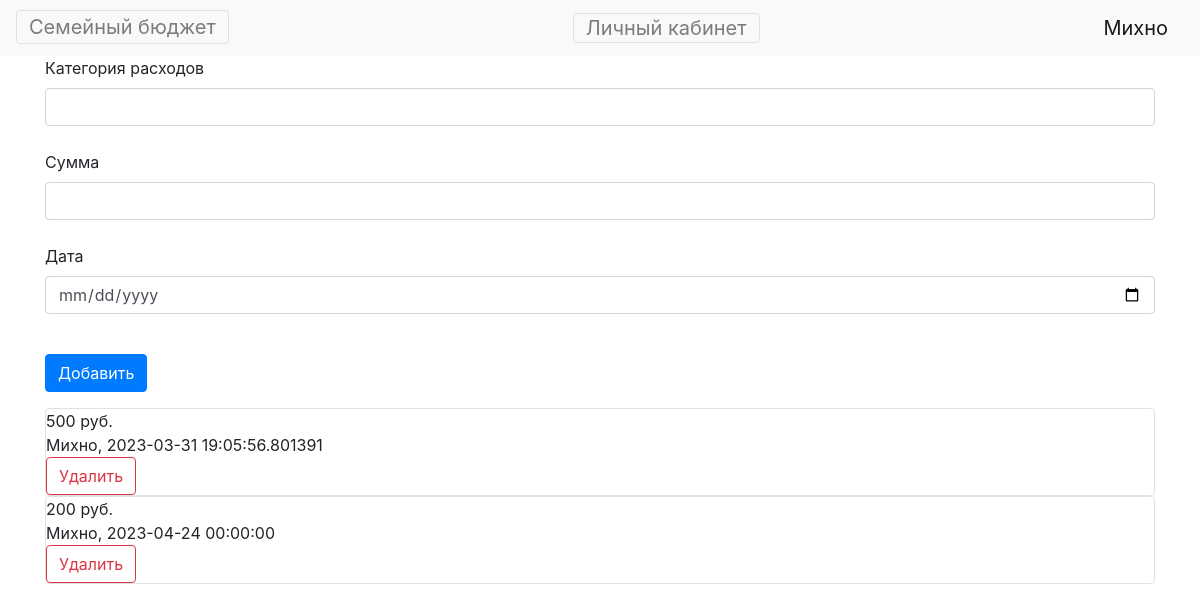
The app's page /lms (signed in) with its own data.
### data/users.py (models this page shows, shortened)
class User(SqlAlchemyBase, UserMixin):
    __tablename__ = 'users'
    id = sqlalchemy.Column(sqlalchemy.Integer,
                           primary_key=True, autoincrement=True)
    name = sqlalchemy.Column(sqlalchemy.String, nullable=True)
    email = sqlalchemy.Column(sqlalchemy.String,
                              index=True, unique=True, nullable=True)
    hashed_password = sqlalchemy.Column(sqlalchemy.String, nullable=True)
    created_date = sqlalchemy.Column(sqlalchemy.DateTime,
                                     default=datetime.datetime.now)
    expenses = orm.relationship("Expenses", back_populates='user')

### data/expenses.py (models this page shows, shortened)
class Expenses(SqlAlchemyBase):
    __tablename__ = 'expenses'
    id = sqlalchemy.Column(sqlalchemy.Integer,
                           primary_key=True, autoincrement=True)
    title = sqlalchemy.Column(sqlalchemy.String, nullable=True)
    money = sqlalchemy.Column(sqlalchemy.Integer, nullable=False)
    created_date = sqlalchemy.Column(sqlalchemy.DateTime,
                                     default=datetime.datetime.now)
    user_id = sqlalchemy.Column(sqlalchemy.Integer,
                                sqlalchemy.ForeignKey("users.id"))
    user = orm.relationship('User')

### main.py (the view, shortened to what this page needs)
@app.route("/lms", methods=['GET', 'POST'])
def lms():
    form = ExpenseForm()
    if current_user.is_authenticated:
        db_sess = db_session.create_session()
        expenses = db_sess.query(Expenses).filter(Expenses.user == current_user)
    return render_template("lms.html", expenses=expenses, form=form)

### forms/expensesform.py
class ExpenseForm(FlaskForm):
    title = StringField('Категория расходов', validators=[DataRequired()])
    money = IntegerField("Сумма")
    created_date = DateField("Дата", format="%Y-%m-%d")
    submit = SubmitField('Добавить')

### data/db_session.py (called while the page is built)
def create_session() -> Session:
    global __factory
    return __factory()

### main.py (called while the page is built)
@login_manager.user_loader
def load_user(user_id):
    db_sess = db_session.create_session()
    return db_sess.query(User).get(user_id)

### templates/lms.html (shortened to what this page needs)
{% extends "base.html" %}
{% block content %}
<form action="" method="post">
    <div>
        {{ form.title.label }}<br>
        {{ form.title(class="form-control") }}<br>
    </div>
    <div>
        {{ form.money.label }}<br>
        {{ form.money(class="form-control") }}<br>
    </div>
    <p>
        {{ form.created_date.label }}<br>
        {{ form.created_date(class="form-control") }}<br>
    <p>
{% if current_user.is_authenticated %}
    <p>{{ form.submit(type="submit", class="btn btn-primary") }}</p>
{% endif %}
</form>
        {% for item in expenses%}
        <div class="col-md6 border rounded">
        <div>
            {{item.money}} руб.
        </div>
        <div>
            {{item.user.name}}, {{item.created_date}}
        </div>
            <a href="/news_delete/{{ item.id }}" class="btn btn-outline-danger">
                Удалить
            </a>
        </div>
    {% endfor %}
{% endblock %}

### templates/base.html (shortened to what this page needs)
<!doctype html>
<html lang="en">
<head>
    <link rel="stylesheet"
          href="https://stackpath.bootstrapcdn.com/bootstrap/4.4.1/css/bootstrap.min.css"
>
</head>
<body>
<header>
    <nav class="navbar navbar-light bg-light">
        <div><a class="navbar-toggler" href="/">Семейный бюджет</a></div>
        {% if current_user.is_authenticated %}
            <a class="navbar-toggler" href="/lms">Личный кабинет</a>
            <a class="navbar-brand" href="/logout">{{ current_user.name }}</a>
        {% else %}
    <div>
        <a class="btn btn-primary " href="/register">Зарегистрироваться</a>
        <a class="btn btn-success" href="/login">Войти</a>
    </div>
{% endif %}
    </nav>
</header>
<main role="main" class="container">
    {% block content %}{% endblock %}
</main>
</body>
</html>

### records on screen
User: name "Михно"
Expenses: money "500", user.name "Михно", created_date "2023-03-31 19:05:56.801391"
Expenses: money "200", user.name "Михно", created_date "2023-04-24 00:00:00"
